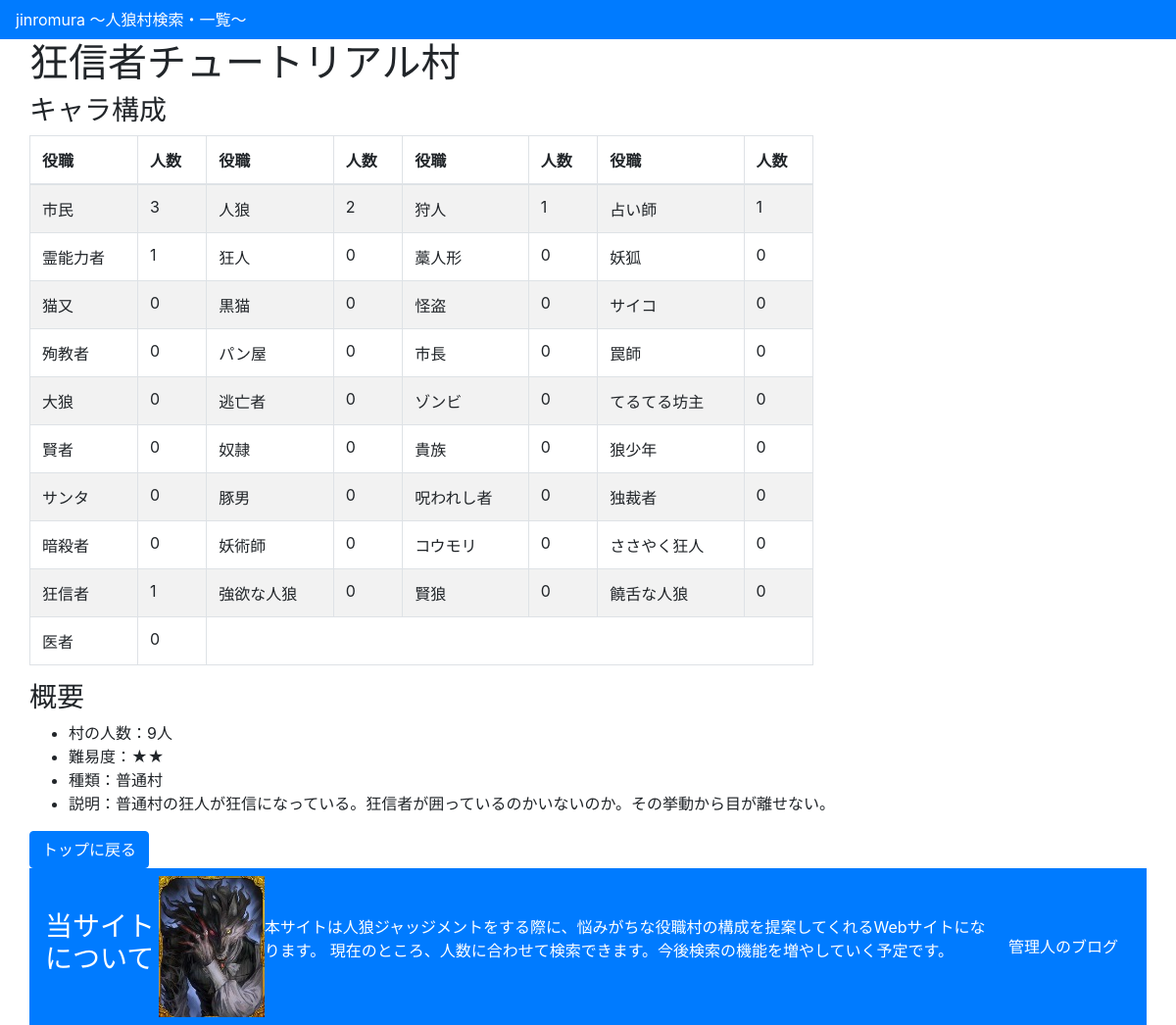
Before: /jinromura/7/ with the older database file.
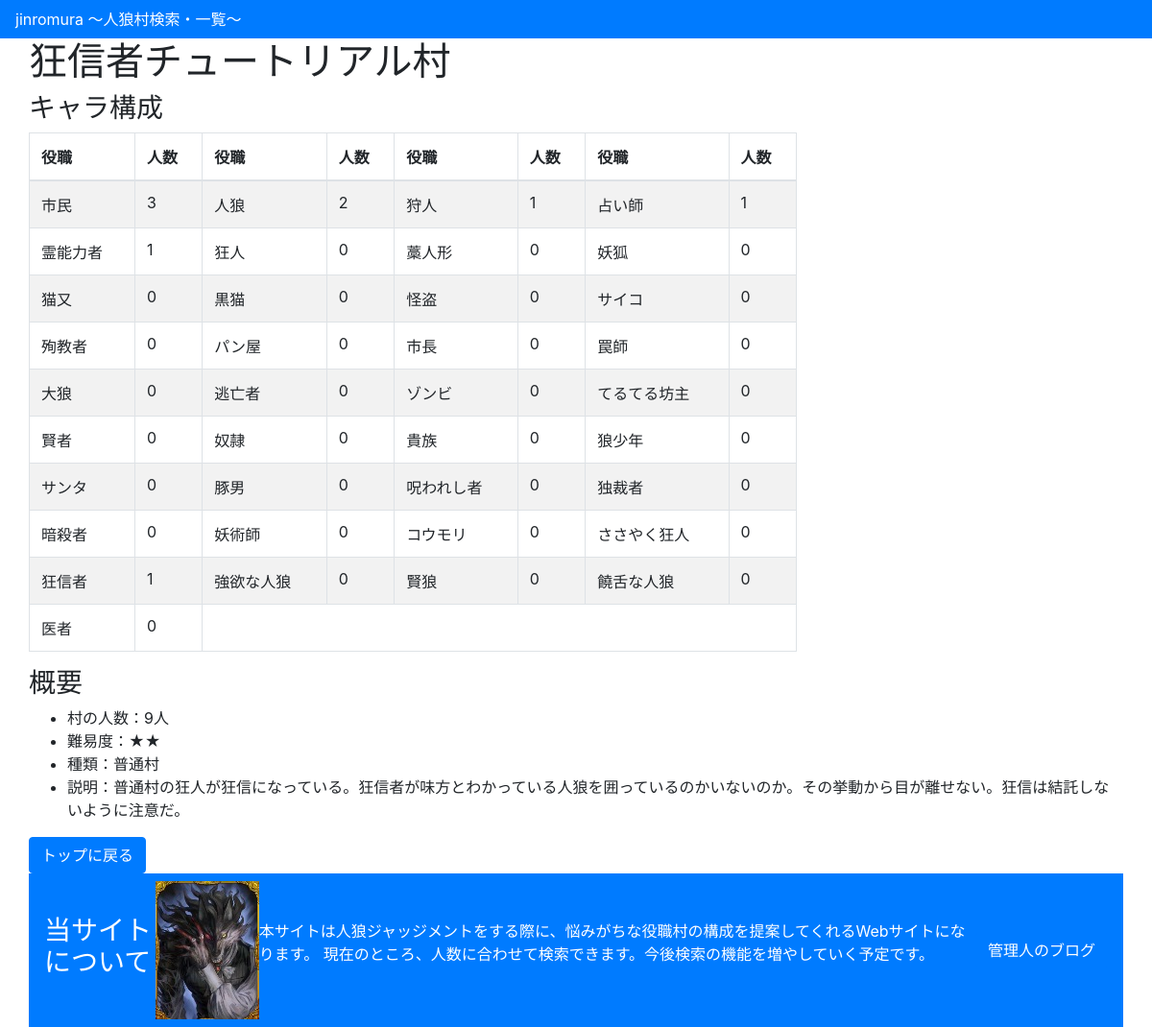
After: the same page with the newer database file.
### jinromura/models.py (models this page shows, shortened)
class Village(models.Model):
    name = models.CharField('村名',max_length=40)
    people = models.IntegerField('人数',default=0)
    level = models.IntegerField('難易度',default=0)
    category = models.CharField('種類',max_length=200)
    description = models.CharField('説明',max_length=200)
    citizen = models.IntegerField('市民',default=0)
    werewolf = models.IntegerField('人狼',default=0)
    hunter = models.IntegerField('狩人',default=0)
    f_teller = models.IntegerField('占い師',default=0)
    shaman = models.IntegerField('霊能者',default=0)
    dspcho = models.IntegerField('狂人',default=0)
    straw_doll = models.IntegerField('わら人形',default=0)
    lover = models.IntegerField('恋人',default=0)
    fox = models.IntegerField('妖狐',default=0)
    nekomata = models.IntegerField('猫又',default=0)
    black_cat = models.IntegerField('黒猫',default=0)
    thief = models.IntegerField('怪盗',default=0)
    psyco = models.IntegerField('サイコ',default=0)
    martydom = models.IntegerField('殉教者',default=0)
    bakery = models.IntegerField('パン屋',default=0)
    mayor = models.IntegerField('市長',default=0)
    trap_nurses = models.IntegerField('罠師',default=0)
    big_wolf = models.IntegerField('大狼',default=0)
    fugitive = models.IntegerField('逃亡者',default=0)
    zombi = models.IntegerField('ゾンビ',default=0)
    teruteru = models.IntegerField('てるてる坊主',default=0)
    wiseman = models.IntegerField('賢者',default=0)
    slave = models.IntegerField('奴隷',default=0)
    aristcracy = models.IntegerField('貴族',default=0)
    wolfboy = models.IntegerField('狼少年',default=0)
    santa = models.IntegerField('サンタ',default=0)
    pigman = models.IntegerField('豚男',default=0)
    cursed = models.IntegerField('呪われし者',default=0)
    dictator = models.IntegerField('独裁者',default=0)
    assassin = models.IntegerField('暗殺者',default=0)
    sorcerer = models.IntegerField('妖術師',default=0)
    bat = models.IntegerField('コウモリ',default=0)
    queen = models.IntegerField('女王',default=0)
    sasaki = models.IntegerField('ささやく狂人',default=0)
    fanatic = models.IntegerField('狂信者',default=0)
    goyoku = models.IntegerField('強欲な人狼',default=0)
    wisewolf = models.IntegerField('賢狼',default=0)
    noisywolf = models.IntegerField('饒舌な人狼',default=0)
    doctor = models.IntegerField('医者',default=0)

### jinromura/views.py (the view)
# urls.py: path('<int:pk>/', views.DetailView.as_view(), name='detail'),
class DetailView(generic.DetailView):
    model = Village
    template_name = 'jinromura/detail.html'

### jinromura/templatetags/range.py (called while the page is built)
@register.filter(name='range')
def _range(_min, args=None):
    _max, _step = None, None
    if args:
        if not isinstance(args, int):
            _max, _step = map(int, args.split(','))
        else:
            _max = args
    args = filter(None, (_min,_max,_step))
    return range(*args)

### jinromura/templates/jinromura/detail.html (shortened to what the changed rows need)
{% load staticfiles %}
{% load static %}
{% load range %}
<html>
  <head>
    <link rel="stylesheet" type="text/css" href="{% static 'css/bootstrap.css' %}" />
  </head>
  <body>
    <div class="container">
      <div class="row">
        <div id="contents">
        <h1>{{ village.name }}</h1>
        <h3>キャラ構成</h3>
          <table class="table table-striped table-bordered" style="width:50rem;">
            <thead>
              <th>役職</th>
              <th>人数</th>
              <th>役職</th>
              <th>人数</th>
              <th>役職</th>
              <th>人数</th>
              <th>役職</th>
              <th>人数</th>
            </thead>
            <tbody>
              <tr>
                <td>市民</td>
                <td>{{village.citizen}}</td>
                <td>人狼</td>
                <td>{{village.werewolf}}</td>
                <td>狩人</td>
                <td>{{village.hunter}}</td>
                <td>占い師</td>
                <td>{{village.f_teller}}</td>
              </tr>
              <tr>
                <td>霊能力者</td>
                <td>{{village.shaman}}</td>
                <td>狂人</td>
                <td>{{village.dspcho}}</td>
                <td>藁人形</td>
                <td>{{village.straw_doll}}</td>
                <td>妖狐</td>
                <td>{{village.fox}}</td>
              </tr>
              <tr>
                <td>猫又</td>
                <td>{{village.nekomata}}</td>
                <td>黒猫</td>
                <td>{{village.black_cat}}</td>
                <td>怪盗</td>
                <td>{{village.thief}}</td>
                <td>サイコ</td>
                <td>{{village.psyco}}</td>
              </tr>
              <tr>
                <td>殉教者</td>
                <td>{{village.martydom}}</td>
                <td>パン屋</td>
                <td>{{village.bakery}}</td>
                <td>市長</td>
                <td>{{village.mayor}}</td>
                <td>罠師</td>
                <td>{{village.trap_nurses}}</td>
              </tr>
              <tr>
                <td>大狼</td>
                <td>{{village.big_wolf}}</td>
                <td>逃亡者</td>
                <td>{{village.fugitive}}</td>
                <td>ゾンビ</td>
                <td>{{village.zombi}}</td>
                <td>てるてる坊主</td>
                <td>{{village.teruteru}}</td>
              </tr>
              <tr>
                <td>賢者</td>
                <td>{{village.wiseman}}</td>
                <td>奴隷</td>
                <td>{{village.slave}}</td>
                <td>貴族</td>
                <td>{{village.aristcracy}}</td>
                <td>狼少年</td>
                <td>{{village.zombi}}</td>
              </tr>
              <tr>
                <td>サンタ</td>
                <td>{{village.santa}}</td>
                <td>豚男</td>
                <td>{{village.pigman}}</td>
                <td>呪われし者</td>
                <td>{{village.cursed}}</td>
                <td>独裁者</td>
                <td>{{village.dictator}}</td>
              </tr>
              <tr>
                <td>暗殺者</td>
                <td>{{village.assassin}}</td>
                <td>妖術師</td>
                <td>{{village.sorcerer}}</td>
                <td>コウモリ</td>
                <td>{{village.bat}}</td>
                <td>ささやく狂人</td>
                <td>{{village.sasaki}}</td>
              </tr>
              <tr>
                <td>狂信者</td>
                <td>{{village.fanatic}}</td>
                <td>強欲な人狼</td>
                <td>{{village.goyoku}}</td>
                <td>賢狼</td>
                <td>{{village.wisewolf}}</td>
                <td>饒舌な人狼</td>
                <td>{{village.noisywolf}}</td>
              </tr>
              <tr>
                <td>医者</td>
                <td>{{village.doctor}}</td>
              </tr>
          </table>
        <h3>概要</h3>
          <ul>
            <li>村の人数：{{ village.people }}人</li>
            <li>難易度：{% for value in village.level|range %}★{% endfor %}</li>
            <li>種類：{{ village.category }}</li>
            <li>説明：{{ village.description }}</li>
          </ul>
          <a class="btn btn-primary" role="button" href="{% url 'index' %}">トップに戻る</a>
        </div>
      </div>
  </body>
</html>

Changed rows visible on the page:
changed Village "狂信者チュートリアル村": description "普通村の狂人が狂信になっている。狂信者が囲っているのかいないのか。その挙動から目が離せない。" → "普通村の狂人が狂信になっている。狂信者が味方とわかっている人狼を囲っているのかいないのか。その挙動から目が離せない。狂信は結託しないように注意だ。"
